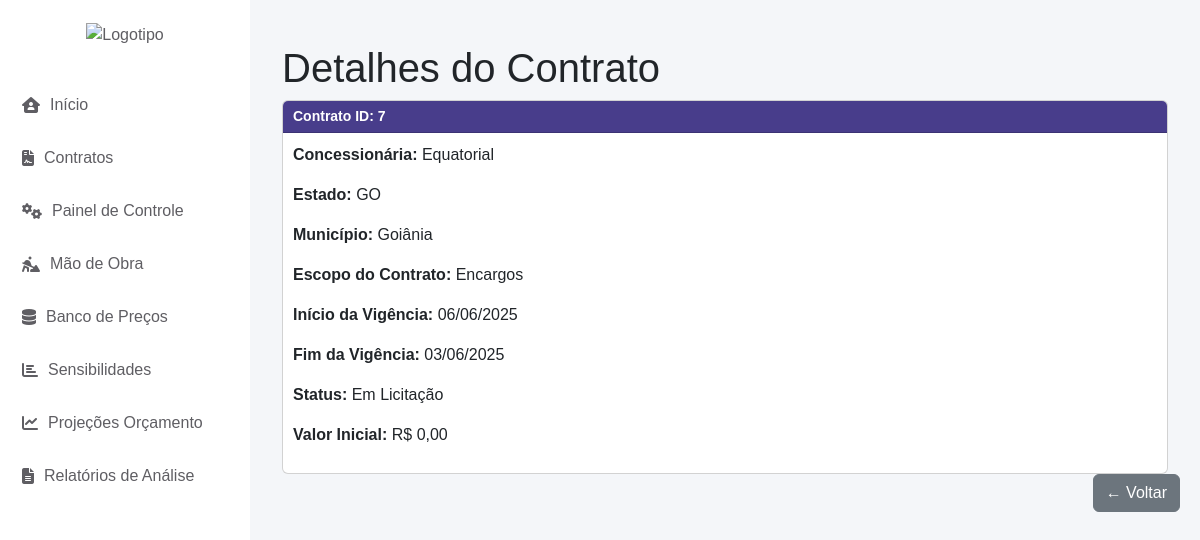
The page /cad_contrato/detalhes-contrato/7/ on the database its author committed.
### cad_contrato/models.py (models this page shows, shortened)
class CadastroContrato(models.Model):
    ESTADOS_CHOICES = [
        ('AC', 'Acre'),
        ('AL', 'Alagoas'),
        ('AP', 'Amapá'),
        ('AM', 'Amazonas'),
        ('BA', 'Bahia'),
        ('CE', 'Ceará'),
        ('DF', 'Distrito Federal'),
        ('ES', 'Espírito Santo'),
        ('GO', 'Goiás'),
        ('MA', 'Maranhão'),
        ('MT', 'Mato Grosso'),
        ('MS', 'Mato Grosso do Sul'),
        ('MG', 'Minas Gerais'),
        ('PA', 'Pará'),
        ('PB', 'Paraíba'),
        ('PR', 'Paraná'),
        ('PE', 'Pernambuco'),
        ('PI', 'Piauí'),
        ('RJ', 'Rio de Janeiro'),
        ('RN', 'Rio Grande do Norte'),
        ('RS', 'Rio Grande do Sul'),
        ('RO', 'Rondônia'),
        ('RR', 'Roraima'),
        ('SC', 'Santa Catarina'),
        ('SP', 'São Paulo'),
        ('SE', 'Sergipe'),
        ('TO', 'Tocantins'),
    ]
    STATUS_CHOICES = [
        ('EM_LICITACAO', 'Em Licitação'),
        ('EM_RENOVACAO', 'Em Renovação'),
        ('ATIVO', 'Ativo'),
        ('ENCERRADO', 'Encerrado'),
    ]
    contrato = models.AutoField(primary_key=True)
    concessionaria = models.CharField(max_length=100, default='Equatorial')
    estado = models.CharField(max_length=2, choices=ESTADOS_CHOICES, default='GO')
    municipio = models.CharField(max_length=100, default='Goiânia')
    escopo_contrato = models.CharField(max_length=255)
    inicio_vigencia_contrato = models.DateField(default='2025-01-01')
    fim_vigencia_contrato = models.DateField(default='2029-01-01')
    versao_base = models.ForeignKey('self', null=True, blank=True, on_delete=models.PROTECT, related_name='versoes')
    numero_versao = models.IntegerField(default=0)
    descricao_alteracao = models.TextField(blank=True)
    status_contrato = models.CharField(max_length=15, choices=STATUS_CHOICES, default='EM_LICITACAO', verbose_name="Status do Contrato")
    valor_inicial = models.DecimalField(max_digits=15, decimal_places=2, default=0.00, verbose_name="Valor Inicial do Contrato")
    created_at = models.DateTimeField(auto_now_add=True)
    updated_at = models.DateTimeField(auto_now=True)
    class Meta:
        ordering = ['-created_at']

### cad_contrato/views.py (the view)
# urls.py: path('detalhes-contrato/<int:pk>/', DetailContratosView.as_view(), name='detalhes_contrato'),
class DetailContratosView(DetailView):
    model = CadastroContrato
    template_name = 'detalhes_contrato.html'
    context_object_name = 'contrato'
    def get_object(self, queryset=None):
        contrato_id = self.kwargs.get('pk')  # 'pk' é o padrão usado pelo DetailView
        return CadastroContrato.objects.get(contrato=contrato_id)

### app/context_processors.py (called while the page is built)
def contrato_context(request):
    contrato_id = request.session.get('contrato_id')
    contrato = None
    if contrato_id:
        try:
            contrato = CadastroContrato.objects.get(contrato=contrato_id)
        except CadastroContrato.DoesNotExist:
            pass
    return {'contrato': contrato}

### cad_contrato/templates/detalhes_contrato.html
{% extends 'base.html' %}
{% block content %}
<div class="container-fluid mt-4">
    <h1>Detalhes do Contrato</h1>
    <div class="card">
        <div class="card-header">
            <strong>Contrato ID:</strong> {{ contrato.contrato }}
        </div>
        <div class="card-body">
            <p><strong>Concessionária:</strong> {{ contrato.concessionaria }}</p>
            <p><strong>Estado:</strong> {{ contrato.estado }}</p>
            <p><strong>Município:</strong> {{ contrato.municipio }}</p>
            <p><strong>Escopo do Contrato:</strong> {{ contrato.escopo_contrato }}</p>
            <p><strong>Início da Vigência:</strong> {{ contrato.inicio_vigencia_contrato|date:"d/m/Y" }}</p>
            <p><strong>Fim da Vigência:</strong> {{ contrato.fim_vigencia_contrato|date:"d/m/Y" }}</p>
            <p><strong>Status:</strong> {{ contrato.get_status_contrato_display }}</p>
            <p><strong>Valor Inicial:</strong> R$ {{ contrato.valor_inicial|floatformat:2 }}</p>
        </div>
    </div>
</div>
<div class="col-md-12 d-flex justify-content-end gap-2">
    <button type="button" class="btn btn-secondary" onclick="window.history.back();">
        ← Voltar
    </button>
</div>
{% endblock %}

### app/templates/base.html (style rules this page uses)
body { background-color: #f4f6f9; font-family: Arial, sans-serif; }
.card-header { background-color: #483D8B; color: white; font-weight: bold; font-size: 14px; padding: 5px 10px; }
.card-body { padding: 10px; }

### rows shown on the page
CadastroContrato: contrato "7", concessionaria "Equatorial", estado "GO", municipio "Goiânia", escopo_contrato "Encargos", inicio_vigencia_contrato "06/06/2025", fim_vigencia_contrato "03/06/2025", status_contrato "Em Licitação", valor_inicial "0,00"
